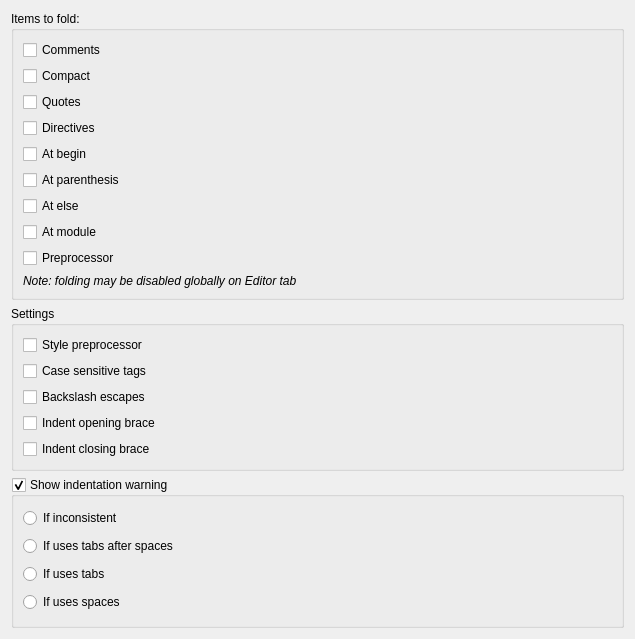
<?xml version="1.0" encoding="UTF-8"?>
<ui version="4.0">
 <class>Form</class>
 <widget class="QWidget" name="Form">
  <property name="geometry">
   <rect>
    <x>0</x>
    <y>0</y>
    <width>635</width>
    <height>639</height>
   </rect>
  </property>
  <property name="windowTitle">
   <string>Form</string>
  </property>
  <layout class="QVBoxLayout" name="verticalLayout">
   <item>
    <widget class="QGroupBox" name="groupBox_3">
     <property name="title">
      <string>Items to fold:</string>
     </property>
     <layout class="QVBoxLayout" name="verticalLayout_11">
      <item>
       <widget class="QCheckBox" name="cbLexerFoldComments">
        <property name="statusTip">
         <string>setFoldComments</string>
        </property>
        <property name="text">
         <string>Comments</string>
        </property>
       </widget>
      </item>
      <item>
       <widget class="QCheckBox" name="cbLexerFoldCompact">
        <property name="statusTip">
         <string>setFoldCompact</string>
        </property>
        <property name="text">
         <string>Compact</string>
        </property>
       </widget>
      </item>
      <item>
       <widget class="QCheckBox" name="cbLexerFoldQuotes">
        <property name="statusTip">
         <string>setFoldQuotes</string>
        </property>
        <property name="text">
         <string>Quotes</string>
        </property>
       </widget>
      </item>
      <item>
       <widget class="QCheckBox" name="cbLexerFoldDirectives">
        <property name="statusTip">
         <string>setFoldDirectives</string>
        </property>
        <property name="text">
         <string>Directives</string>
        </property>
       </widget>
      </item>
      <item>
       <widget class="QCheckBox" name="cbLexerFoldAtBegin">
        <property name="statusTip">
         <string>setFoldAtBegin</string>
        </property>
        <property name="text">
         <string>At begin</string>
        </property>
       </widget>
      </item>
      <item>
       <widget class="QCheckBox" name="cbLexerFoldAtParenthesis">
        <property name="statusTip">
         <string>setFoldAtParenthesis</string>
        </property>
        <property name="text">
         <string>At parenthesis</string>
        </property>
       </widget>
      </item>
      <item>
       <widget class="QCheckBox" name="cbLexerFoldAtElse">
        <property name="statusTip">
         <string>setFoldAtElse</string>
        </property>
        <property name="text">
         <string>At else</string>
        </property>
       </widget>
      </item>
      <item>
       <widget class="QCheckBox" name="cbLexerFoldAtModule">
        <property name="statusTip">
         <string>setFoldAtModule</string>
        </property>
        <property name="text">
         <string>At module</string>
        </property>
       </widget>
      </item>
      <item>
       <widget class="QCheckBox" name="cbLexerFoldPreprocessor">
        <property name="statusTip">
         <string>setFoldPreprocessor</string>
        </property>
        <property name="text">
         <string>Preprocessor</string>
        </property>
       </widget>
      </item>
      <item>
       <widget class="QLabel" name="label_3">
        <property name="font">
         <font>
          <italic>true</italic>
         </font>
        </property>
        <property name="text">
         <string>Note: folding may be disabled globally on Editor tab</string>
        </property>
       </widget>
      </item>
     </layout>
    </widget>
   </item>
   <item>
    <widget class="QGroupBox" name="groupBox_2">
     <property name="title">
      <string>Settings</string>
     </property>
     <layout class="QVBoxLayout" name="verticalLayout_6">
      <item>
       <widget class="QCheckBox" name="cbLexerStylePreprocessor">
        <property name="statusTip">
         <string>setStylePreprocessor</string>
        </property>
        <property name="text">
         <string>Style preprocessor</string>
        </property>
       </widget>
      </item>
      <item>
       <widget class="QCheckBox" name="cbLexerCaseSensitiveTags">
        <property name="statusTip">
         <string>setCaseSensitiveTags</string>
        </property>
        <property name="text">
         <string>Case sensitive tags</string>
        </property>
       </widget>
      </item>
      <item>
       <widget class="QCheckBox" name="cbLexerBackslashEscapes">
        <property name="statusTip">
         <string>setBackslashEscapes</string>
        </property>
        <property name="text">
         <string>Backslash escapes</string>
        </property>
       </widget>
      </item>
      <item>
       <widget class="QCheckBox" name="cbLexerIndentOpeningBrace">
        <property name="text">
         <string>Indent opening brace</string>
        </property>
       </widget>
      </item>
      <item>
       <widget class="QCheckBox" name="cbLexerIndentClosingBrace">
        <property name="text">
         <string>Indent closing brace</string>
        </property>
       </widget>
      </item>
     </layout>
    </widget>
   </item>
   <item>
    <widget class="QGroupBox" name="gbLexerHighlightingIndentationWarning">
     <property name="title">
      <string>Show indentation warning</string>
     </property>
     <property name="checkable">
      <bool>true</bool>
     </property>
     <layout class="QVBoxLayout" name="verticalLayout_8">
      <item>
       <widget class="QRadioButton" name="cbIndentationWarningInconsistent">
        <property name="text">
         <string>If inconsistent</string>
        </property>
       </widget>
      </item>
      <item>
       <widget class="QRadioButton" name="cbIndentationWarningTabsAfterSpaces">
        <property name="text">
         <string>If uses tabs after spaces</string>
        </property>
       </widget>
      </item>
      <item>
       <widget class="QRadioButton" name="cbIndentationWarningTabs">
        <property name="text">
         <string>If uses tabs</string>
        </property>
       </widget>
      </item>
      <item>
       <widget class="QRadioButton" name="cbIndentationWarningSpaces">
        <property name="text">
         <string>If uses spaces</string>
        </property>
       </widget>
      </item>
     </layout>
    </widget>
   </item>
  </layout>
 </widget>
 <resources/>
 <connections/>
</ui>
